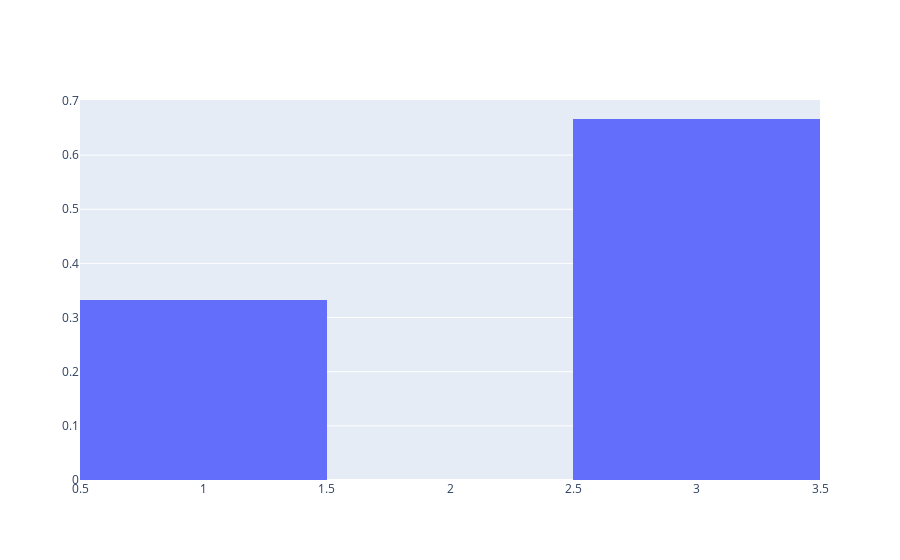

Notebook code for this chart:
### Code cell
fig = go.Figure()
fig.add_trace(go.Histogram(x=data, nbinsx=3, histnorm="probability density"))

### Figure 1 — Plotly figure (JSON) as saved in the notebook; plotly's stock layout.template omitted (floating-point values rounded to 4 significant figures)
{"data": [{"histnorm": "probability density", "nbinsx": 3, "type": "histogram", "x": [1, 3, 3]}], "layout": {}}
